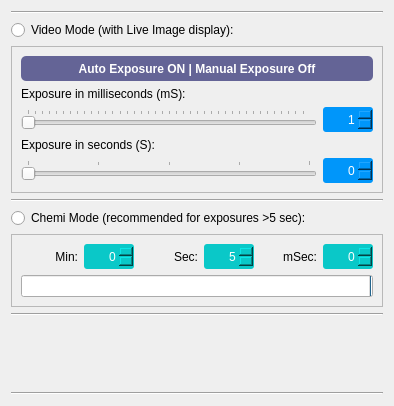
              <widget class="QWidget" name="toolExposure">
               <property name="geometry">
                <rect>
                 <x>0</x>
                 <y>0</y>
                 <width>394</width>
                 <height>406</height>
                </rect>
               </property>
               <property name="styleSheet">
                <string notr="true">QDockWidget{background-color : rgb(0, 100, 150);
						color:rgb(255, 255, 255)}</string>
               </property>
               <attribute name="label">
                <string>Exposure</string>
               </attribute>
               <layout class="QVBoxLayout" name="verticalLayout_15">
                <item>
                 <widget class="Line" name="line_7">
                  <property name="orientation">
                   <enum>Qt::Horizontal</enum>
                  </property>
                 </widget>
                </item>
                <item>
                 <widget class="QRadioButton" name="radioVideoMode">
                  <property name="text">
                   <string>Video Mode (with Live Image display):</string>
                  </property>
                 </widget>
                </item>
                <item>
                 <widget class="QFrame" name="frameVideoMode">
                  <property name="frameShape">
                   <enum>QFrame::StyledPanel</enum>
                  </property>
                  <property name="frameShadow">
                   <enum>QFrame::Raised</enum>
                  </property>
                  <layout class="QVBoxLayout" name="verticalLayout">
                   <item>
                    <widget class="QPushButton" name="buttonAutoExposure">
                     <property name="minimumSize">
                      <size>
                       <width>0</width>
                       <height>25</height>
                      </size>
                     </property>
                     <property name="toolTip">
                      <string>Camera will try to find an optimal exposure automaticallhy</string>
                     </property>
                     <property name="toolTipDuration">
                      <number>2</number>
                     </property>
                     <property name="statusTip">
                      <string>Automatic Exposure</string>
                     </property>
                     <property name="whatsThis">
                      <string/>
                     </property>
                     <property name="styleSheet">
                      <string notr="true">QPushButton{	
background-color :rgb(100, 100, 150);
color:rgb(255, 255, 255);
font: 10pt &quot;Segoe UI&quot;;
font: bold;
border-radius: 5px;
}

QPushButton::pressed{
background-color :rgb(85, 170, 255);
}

QPushButton::checked{
background-color :rgb(0, 170, 255);
}</string>
                     </property>
                     <property name="text">
                      <string>Auto Exposure ON | Manual Exposure Off</string>
                     </property>
                     <property name="checkable">
                      <bool>true</bool>
                     </property>
                    </widget>
                   </item>
                   <item>
                    <widget class="QLabel" name="label_39">
                     <property name="text">
                      <string>Exposure in milliseconds (mS):</string>
                     </property>
                     <property name="buddy">
                      <cstring>sliderExposureMilliSec</cstring>
                     </property>
                    </widget>
                   </item>
                   <item>
                    <layout class="QHBoxLayout" name="horizontalLayout_68">
                     <item>
                      <widget class="QSlider" name="sliderExposureMilliSec">
                       <property name="mouseTracking">
                        <bool>true</bool>
                       </property>
                       <property name="minimum">
                        <number>1</number>
                       </property>
                       <property name="maximum">
                        <number>999</number>
                       </property>
                       <property name="pageStep">
                        <number>1</number>
                       </property>
                       <property name="orientation">
                        <enum>Qt::Horizontal</enum>
                       </property>
                       <property name="invertedControls">
                        <bool>false</bool>
                       </property>
                       <property name="tickPosition">
                        <enum>QSlider::TicksAbove</enum>
                       </property>
                       <property name="tickInterval">
                        <number>25</number>
                       </property>
                      </widget>
                     </item>
                     <item>
                      <widget class="QSpinBox" name="spinExposureMilliSec">
                       <property name="minimumSize">
                        <size>
                         <width>50</width>
                         <height>25</height>
                        </size>
                       </property>
                       <property name="maximumSize">
                        <size>
                         <width>50</width>
                         <height>16777215</height>
                        </size>
                       </property>
                       <property name="layoutDirection">
                        <enum>Qt::LeftToRight</enum>
                       </property>
                       <property name="styleSheet">
                        <string notr="true">QSpinBox{	
background-color : rgb(0, 150, 250);
color:rgb(255, 255, 255);
font: 10pt &quot;Segoe UI&quot;;
border-radius: 3px;
}</string>
                       </property>
                       <property name="alignment">
                        <set>Qt::AlignRight|Qt::AlignTrailing|Qt::AlignVCenter</set>
                       </property>
                       <property name="readOnly">
                        <bool>false</bool>
                       </property>
                       <property name="minimum">
                        <number>1</number>
                       </property>
                       <property name="maximum">
                        <number>999</number>
                       </property>
                       <property name="singleStep">
                        <number>10</number>
                       </property>
                       <property name="value">
                        <number>1</number>
                       </property>
                      </widget>
                     </item>
                    </layout>
                   </item>
                   <item>
                    <widget class="QLabel" name="label_40">
                     <property name="text">
                      <string>Exposure in seconds (S):</string>
                     </property>
                     <property name="buddy">
                      <cstring>sliderExposureSec</cstring>
                     </property>
                    </widget>
                   </item>
                   <item>
                    <layout class="QHBoxLayout" name="horizontalLayout_69">
                     <item>
                      <widget class="QSlider" name="sliderExposureSec">
                       <property name="mouseTracking">
                        <bool>true</bool>
                       </property>
                       <property name="minimum">
                        <number>0</number>
                       </property>
                       <property name="maximum">
                        <number>4</number>
                       </property>
                       <property name="pageStep">
                        <number>1</number>
                       </property>
                       <property name="orientation">
                        <enum>Qt::Horizontal</enum>
                       </property>
                       <property name="invertedControls">
                        <bool>false</bool>
                       </property>
                       <property name="tickPosition">
                        <enum>QSlider::TicksAbove</enum>
                       </property>
                       <property name="tickInterval">
                        <number>1</number>
                       </property>
                      </widget>
                     </item>
                     <item>
                      <widget class="QSpinBox" name="spinExposureSec">
                       <property name="minimumSize">
                        <size>
                         <width>50</width>
                         <height>25</height>
                        </size>
                       </property>
                       <property name="maximumSize">
                        <size>
                         <width>50</width>
                         <height>16777215</height>
                        </size>
                       </property>
                       <property name="layoutDirection">
                        <enum>Qt::LeftToRight</enum>
                       </property>
                       <property name="styleSheet">
                        <string notr="true">QSpinBox{	
background-color : rgb(0, 150, 250);
color:rgb(255, 255, 255);
font: 10pt &quot;Segoe UI&quot;;
border-radius: 3px;
}</string>
                       </property>
                       <property name="alignment">
                        <set>Qt::AlignRight|Qt::AlignTrailing|Qt::AlignVCenter</set>
                       </property>
                       <property name="readOnly">
                        <bool>false</bool>
                       </property>
                       <property name="minimum">
                        <number>0</number>
                       </property>
                       <property name="maximum">
                        <number>4</number>
                       </property>
                       <property name="singleStep">
                        <number>1</number>
                       </property>
                       <property name="value">
                        <number>0</number>
                       </property>
                      </widget>
                     </item>
                    </layout>
                   </item>
                  </layout>
                 </widget>
                </item>
                <item>
                 <widget class="Line" name="line_5">
                  <property name="orientation">
                   <enum>Qt::Horizontal</enum>
                  </property>
                 </widget>
                </item>
                <item>
                 <widget class="QRadioButton" name="radioChemiMode">
                  <property name="text">
                   <string>Chemi Mode (recommended for exposures &gt;5 sec):</string>
                  </property>
                 </widget>
                </item>
                <item>
                 <widget class="QFrame" name="frameChemiMode">
                  <property name="frameShape">
                   <enum>QFrame::StyledPanel</enum>
                  </property>
                  <property name="frameShadow">
                   <enum>QFrame::Raised</enum>
                  </property>
                  <layout class="QVBoxLayout" name="verticalLayout_14">
                   <item>
                    <layout class="QHBoxLayout" name="horizontalLayout_26">
                     <item>
                      <layout class="QHBoxLayout" name="horizontalLayout_25">
                       <item>
                        <widget class="QLabel" name="label_48">
                         <property name="text">
                          <string>Min:</string>
                         </property>
                         <property name="alignment">
                          <set>Qt::AlignRight|Qt::AlignTrailing|Qt::AlignVCenter</set>
                         </property>
                        </widget>
                       </item>
                       <item>
                        <widget class="QSpinBox" name="spinLongExposureMin">
                         <property name="minimumSize">
                          <size>
                           <width>50</width>
                           <height>25</height>
                          </size>
                         </property>
                         <property name="maximumSize">
                          <size>
                           <width>50</width>
                           <height>16777215</height>
                          </size>
                         </property>
                         <property name="layoutDirection">
                          <enum>Qt::LeftToRight</enum>
                         </property>
                         <property name="styleSheet">
                          <string notr="true">QSpinBox{	
background-color : rgb(10, 200, 200);
color:rgb(255, 255, 255);
font: 10pt &quot;Segoe UI&quot;;
border-radius: 3px;
}</string>
                         </property>
                         <property name="alignment">
                          <set>Qt::AlignRight|Qt::AlignTrailing|Qt::AlignVCenter</set>
                         </property>
                         <property name="readOnly">
                          <bool>false</bool>
                         </property>
                         <property name="minimum">
                          <number>0</number>
                         </property>
                         <property name="maximum">
                          <number>59</number>
                         </property>
                         <property name="singleStep">
                          <number>1</number>
                         </property>
                         <property name="value">
                          <number>0</number>
                         </property>
                        </widget>
                       </item>
                      </layout>
                     </item>
                     <item>
                      <layout class="QHBoxLayout" name="horizontalLayout_22">
                       <item>
                        <widget class="QLabel" name="label_50">
                         <property name="text">
                          <string>Sec:</string>
                         </property>
                         <property name="alignment">
                          <set>Qt::AlignRight|Qt::AlignTrailing|Qt::AlignVCenter</set>
                         </property>
                        </widget>
                       </item>
                       <item>
                        <widget class="QSpinBox" name="spinLongExposureSec">
                         <property name="minimumSize">
                          <size>
                           <width>50</width>
                           <height>25</height>
                          </size>
                         </property>
                         <property name="maximumSize">
                          <size>
                           <width>50</width>
                           <height>16777215</height>
                          </size>
                         </property>
                         <property name="layoutDirection">
                          <enum>Qt::LeftToRight</enum>
                         </property>
                         <property name="styleSheet">
                          <string notr="true">QSpinBox{	
background-color : rgb(10, 200, 200);
color:rgb(255, 255, 255);
font: 10pt &quot;Segoe UI&quot;;
border-radius: 3px;
}</string>
                         </property>
                         <property name="alignment">
                          <set>Qt::AlignRight|Qt::AlignTrailing|Qt::AlignVCenter</set>
                         </property>
                         <property name="readOnly">
                          <bool>false</bool>
                         </property>
                         <property name="minimum">
                          <number>5</number>
                         </property>
                         <property name="maximum">
                          <number>59</number>
                         </property>
                         <property name="singleStep">
                          <number>1</number>
                         </property>
                         <property name="value">
                          <number>5</number>
                         </property>
                        </widget>
                       </item>
                      </layout>
                     </item>
                     <item>
                      <layout class="QHBoxLayout" name="horizontalLayout_16">
                       <item>
                        <widget class="QLabel" name="label_51">
                         <property name="text">
                          <string>mSec:</string>
                         </property>
                         <property name="alignment">
                          <set>Qt::AlignRight|Qt::AlignTrailing|Qt::AlignVCenter</set>
                         </property>
                        </widget>
                       </item>
                       <item>
                        <widget class="QSpinBox" name="spinLongExposureMilliSec">
                         <property name="minimumSize">
                          <size>
                           <width>50</width>
                           <height>25</height>
                          </size>
                         </property>
                         <property name="maximumSize">
                          <size>
                           <width>50</width>
                           <height>16777215</height>
                          </size>
                         </property>
                         <property name="layoutDirection">
                          <enum>Qt::LeftToRight</enum>
                         </property>
                         <property name="styleSheet">
                          <string notr="true">QSpinBox{	
background-color : rgb(10, 200, 200);
color:rgb(255, 255, 255);
font: 10pt &quot;Segoe UI&quot;;
border-radius: 3px;
}</string>
                         </property>
                         <property name="alignment">
                          <set>Qt::AlignRight|Qt::AlignTrailing|Qt::AlignVCenter</set>
                         </property>
                         <property name="readOnly">
                          <bool>false</bool>
                         </property>
                         <property name="minimum">
                          <number>0</number>
                         </property>
                         <property name="maximum">
                          <number>999</number>
                         </property>
                         <property name="singleStep">
                          <number>1</number>
                         </property>
                         <property name="value">
                          <number>0</number>
                         </property>
                        </widget>
                       </item>
                      </layout>
                     </item>
                    </layout>
                   </item>
                   <item>
                    <widget class="QProgressBar" name="progressExposureTime">
                     <property name="value">
                      <number>0</number>
                     </property>
                     <property name="textVisible">
                      <bool>true</bool>
                     </property>
                     <property name="orientation">
                      <enum>Qt::Horizontal</enum>
                     </property>
                     <property name="invertedAppearance">
                      <bool>true</bool>
                     </property>
                     <property name="format">
                      <string>%p%</string>
                     </property>
                    </widget>
                   </item>
                  </layout>
                 </widget>
                </item>
                <item>
                 <widget class="Line" name="line_30">
                  <property name="orientation">
                   <enum>Qt::Horizontal</enum>
                  </property>
                 </widget>
                </item>
                <item>
                 <spacer name="verticalSpacer_3">
                  <property name="orientation">
                   <enum>Qt::Vertical</enum>
                  </property>
                  <property name="sizeHint" stdset="0">
                   <size>
                    <width>20</width>
                    <height>102</height>
                   </size>
                  </property>
                 </spacer>
                </item>
                <item>
                 <widget class="Line" name="line_28">
                  <property name="orientation">
                   <enum>Qt::Horizontal</enum>
                  </property>
                 </widget>
                </item>
               </layout>
              </widget>
